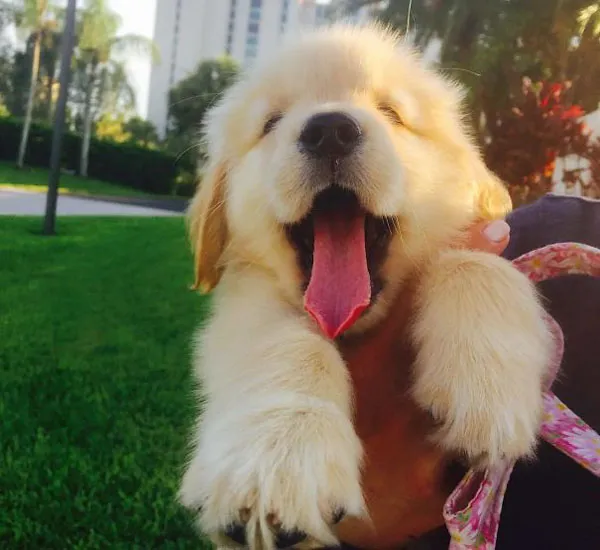
#> input picture doguinho.webp, 600 x 550 px
$ python main.py
#> lines starting #> are read from the running program, lines starting #| are printed output that depends on the picture; after the words box and inside, x2 and y2 are one past the last pixel; in counts of white or black regions, pixels touching at a corner belong together
import cv2

image = cv2.imread('doguinho.webp')
#> image is the input picture: shape (550, 600, 3); mean B, G, R 85.5, 109.2, 115.9

print("Image width: ", end="")
print(image.shape[1])
#| 600

print("Image height: ", end="")
print(image.shape[0])
#| 550

print("Image channels: ", end="")
print(image.shape[2])
#| 3

cv2.imshow("Cute dog", image)
cv2.waitKey(0)
#'cv2.waitkey(0)' ask for enter some character to close the window

(b, g, r) = image[0,0] #bgr order
#> b = 183; g = 185; r = 178

print("The pixel (0,0) have this colors: ")
print("Red:", r, "| Green:", g, "| Blue:", b)
#| Red: 178 | Green: 185 | Blue: 183


image[0,0] = (255,0,0) #changes the pixel (0,0) color
#> image: shape (550, 600, 3); under 0.01% of pixels changed, all inside (x1, y1, x2, y2) = (0, 0, 1, 1)
cv2.imshow("Maybe a cute dog", image)
cv2.waitKey(0)

image[20:90, :] = (0,0,255) #put a red rectangle in the image
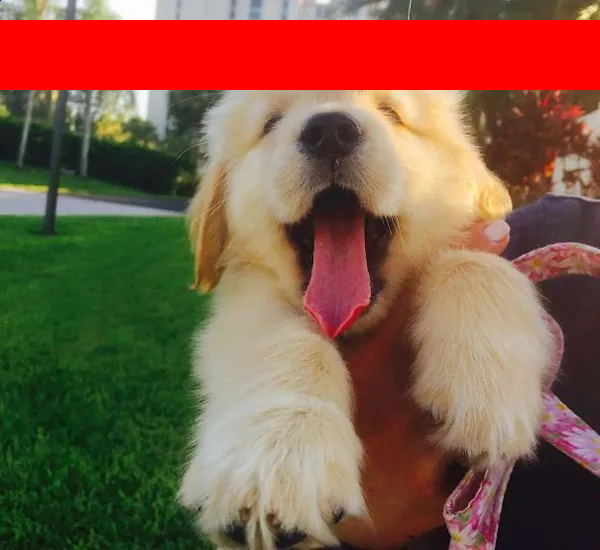
#> image: shape (550, 600, 3); mean B, G, R 69.2, 90.3, 128.6
cv2.imshow("A different cute dog", image)
cv2.waitKey(0)

crop = image[150:350, 200:400] #cropping the dog image
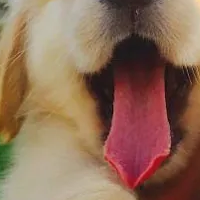
#> crop: shape (200, 200, 3); mean B, G, R 87.1, 108.1, 141.4
cv2.imshow("A clipped dog and your cute tongue", crop)
cv2.waitKey(0)

image[20:90, :] = (0,0,0) #take off a red rectangle in the image
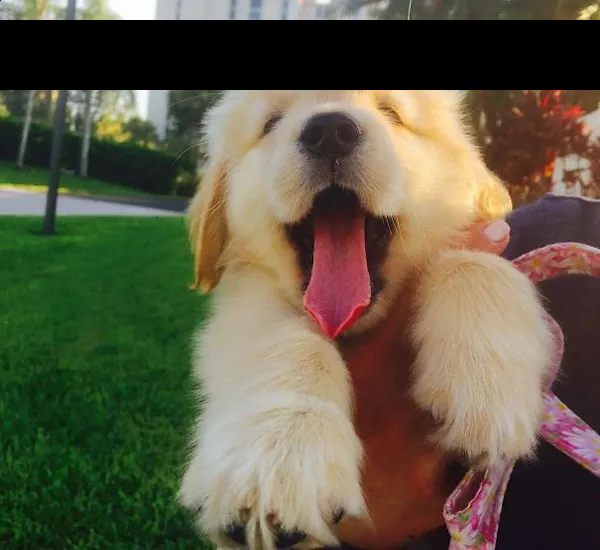
#> image: shape (550, 600, 3); 12.73% of pixels changed, all inside (x1, y1, x2, y2) = (0, 20, 600, 90)
proportion = 100.0 / image.shape[1]
#> proportion = 0.167
new_size = (100, int(image.shape[0] * proportion))
#> new_size = (100, 91)
resized_image = cv2.resize(image, new_size, interpolation = cv2.INTER_AREA)
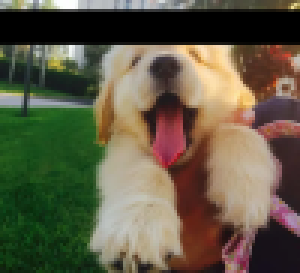
#> resized_image: shape (91, 100, 3) (shown 3 times larger); mean B, G, R 69.2, 90.3, 96.2
cv2.imshow("A little cute dog", resized_image)
cv2.waitKey(0)

gray = cv2.cvtColor(image, cv2.COLOR_BGR2GRAY) #black and white image
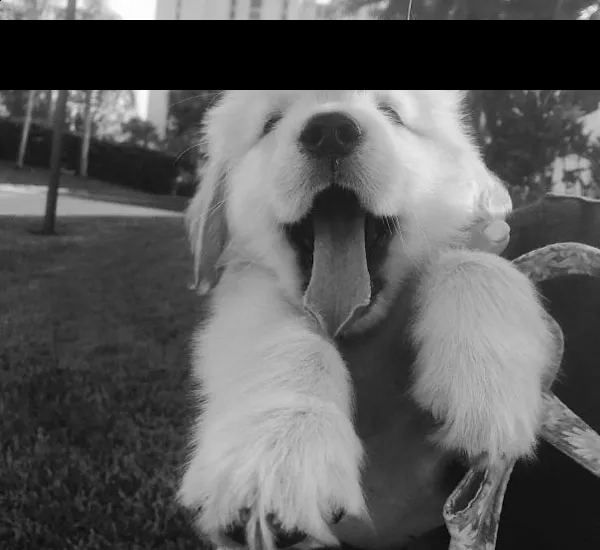
#> gray: shape (550, 600); min 0, max 255, mean 89.7
cv2.imshow("A gray cute dog", gray)
cv2.waitKey(0)
